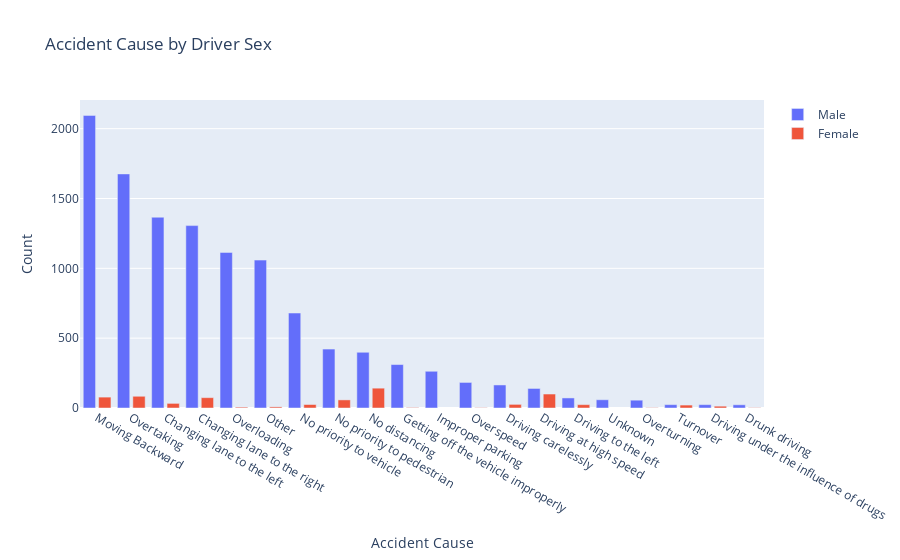

The notebook cell this image was saved under:
### Code cell
male_df = hypothesis_df.loc[hypothesis_df.driver_sex == 'Male']
female_df = hypothesis_df.loc[hypothesis_df.driver_sex == 'Female']

fig = go.Figure()

fig.add_trace(go.Bar(x=male_df.accident_cause.unique(), y=male_df.accident_cause.value_counts().values, 
                     name='Male'))
fig.add_trace(go.Bar(x=female_df.accident_cause.unique(), y=female_df.accident_cause.value_counts().values, 
                     name='Female'))

fig.update_layout(title='Accident Cause by Driver Sex',
                  xaxis_title='Accident Cause', yaxis_title='Count',
                  barmode='group', bargap=0.1, bargroupgap=0.2)

fig.show()

### Figure 1 — Plotly figure (JSON) as saved in the notebook; plotly's stock layout.template omitted (floating-point values rounded to 4 significant figures)
{"data": [{"name": "Male", "type": "bar", "x": ["Moving Backward", "Overtaking", "Changing lane to the left", "Changing lane to the right", "Overloading", "Other", "No priority to vehicle", "No priority to pedestrian", "No distancing", "Getting off the vehicle improperly", "Improper parking", "Overspeed", "Driving carelessly", "Driving at high speed", "Driving to the left", "Unknown", "Overturning", "Turnover", "Driving under the influence of drugs", "Drunk driving"], "y": [2095, 1676, 1366, 1306, 1114, 1059, 680, 422, 399, 311, 263, 183, 165, 140, 72, 59, 56, 24, 24, 23]}, {"name": "Female", "type": "bar", "x": ["No distancing", "Driving at high speed", "Overtaking", "Moving Backward", "Changing lane to the right", "No priority to pedestrian", "Changing lane to the left", "Driving carelessly", "No priority to vehicle", "Driving to the left", "Turnover", "Driving under the influence of drugs", "Other", "Overloading", "Getting off the vehicle improperly", "Overturning", "Overspeed", "Drunk driving"], "y": [142, 100, 84, 78, 74, 58, 33, 26, 25, 24, 21, 13, 8, 6, 3, 2, 2, 2]}], "layout": {"bargap": 0.1, "bargroupgap": 0.2, "barmode": "group", "title": {"text": "Accident Cause by Driver Sex"}, "xaxis": {"title": {"text": "Accident Cause"}}, "yaxis": {"title": {"text": "Count"}}}}
